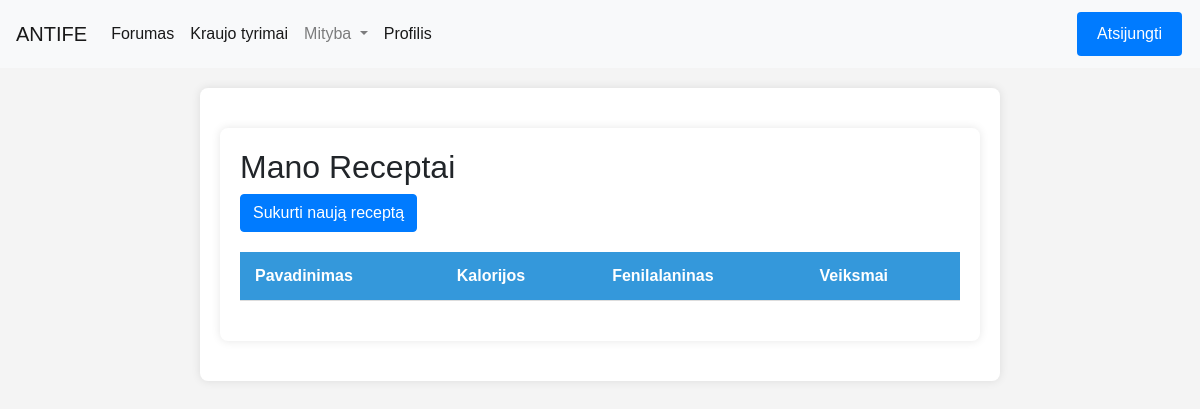
The app's page /mityba/manoreceptai_list/ (signed in), older data.
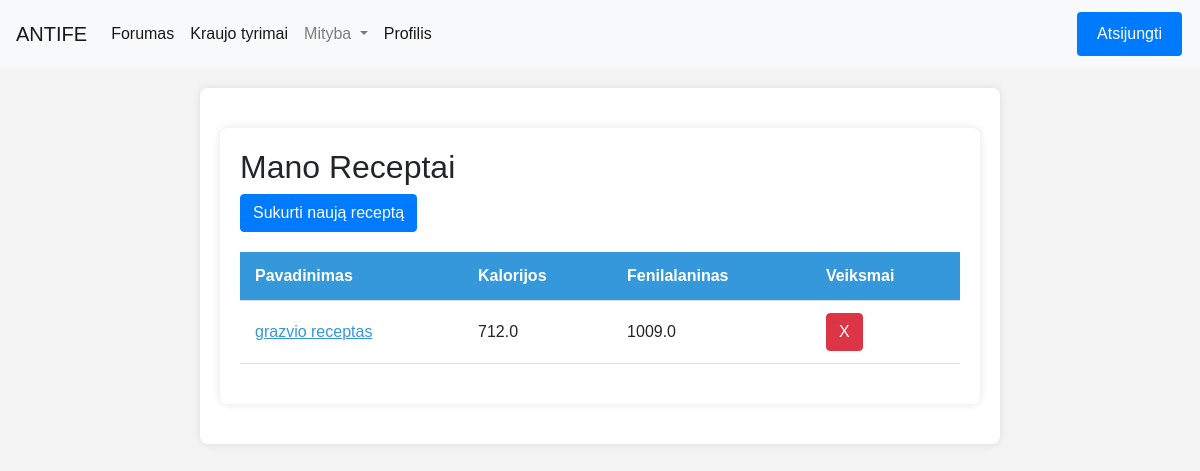
The same page, newer data.
### homepage/models.py (models this page shows)
class Receptai(models.Model):
    kalorijos = models.FloatField(default=0.0)
    pavadinimas = models.CharField(max_length=255)
    fenilalaninas = models.FloatField(default=0.0)
    baltymai = models.FloatField(default=0.0)
    aprasas = models.CharField(max_length=255)

### Mityba/views.py (the view)
# urls.py: path('manoreceptai_list/', views.manoreceptai_list, name='manoreceptai_list'),
@login_required
def manoreceptai_list(request):
    current_user = request.user
    try:
        naudotojas = Naudotojai.objects.get(user=current_user)
        user_recipe_ids = Naudotojo_receptai.objects.filter(fk_Naudotojasid_Naudotojas=naudotojas).values_list('fk_Receptasid_Receptas', flat=True)
        receptai_list = Receptai.objects.filter(id__in=user_recipe_ids)
    except Naudotojai.DoesNotExist:
        receptai_list = []
    return render(request, 'ManoReceptai.html', {'manoreceptai_list': receptai_list})

### Mityba/templates/ManoReceptai.html (shortened to what this page needs)
{% extends "base.html" %}
{% block content %}
    <div class="container">
        <h2>Mano Receptai</h2>
        <a href="{% url 'mityba:create_recipe' %}" class="btn btn-primary custom-button">Sukurti naują receptą</a>
        <table class="styled-table">
            <thead>
                <tr>
                    <th>Pavadinimas</th>
                    <th>Kalorijos</th>
                    <th>Fenilalaninas</th>
                    <th>Veiksmai</th>
                </tr>
            </thead>
            <tbody>
                {% for receptas in manoreceptai_list %}
                    {% if receptas.naudotojo_receptai_set.exists %}
                        <tr>
                            <td class="name-cell" data-toggle="aprasas-{{ forloop.counter }}" data-ingredientai="ingredientai-{{ forloop.counter }}">{{ receptas.pavadinimas }}</td>
                            <td>{{ receptas.kalorijos }}</td>
                            <td>{{ receptas.fenilalaninas }}</td>
                            <td>
                                <div id="remove-button-container-{{ forloop.counter }}">
                                    {% if user.is_authenticated %}
                                        <button class="btn btn-danger remove-recipe" data-id="{{ receptas.id }}">X</button>
                                    {% endif %}
                                </div>
                            </td>
                        </tr>
                    {% endif %}
                {% endfor %}
            </tbody>
        </table>
    </div>
{% endblock %}

### homepage/templates/base.html (shortened to what this page needs)
<!DOCTYPE html>
<html lang="en">
<head>
  <link rel="stylesheet" href="https://stackpath.bootstrapcdn.com/bootstrap/4.5.2/css/bootstrap.min.css">
  <link rel="stylesheet" href="https://stackpath.bootstrapcdn.com/bootstrap/4.3.1/css/bootstrap.min.css">
</head>
<body>
  <nav class="navbar navbar-expand-lg navbar-light bg-light">
    <a class="navbar-brand" href="{% url 'home' %}">ANTIFE</a>
    <div class="collapse navbar-collapse" id="navbarNav">
      <ul class="navbar-nav mr-auto">
        <li class="nav-item active">
          <a class="nav-link" href="{% url 'forumas:forumasview' %}">Forumas</a>
        </li>
        {% if request.user.is_authenticated %}
        <li class="nav-item active">
          <a class="nav-link" href="{% url 'kraujo_tyrimai:kraujotyrview' %}">Kraujo tyrimai</a>
        </li>
        {% endif %}
        <li class="nav-item dropdown">
          <a class="nav-link dropdown-toggle" href="#" id="mitybaDropdown" role="button" data-toggle="dropdown" aria-haspopup="true" aria-expanded="false">
            Mityba
          </a>
        </li>
        {% if request.user.is_authenticated %}
        <li class="nav-item active">
          <a class="nav-link" href="{% url 'profilis:profilisview' %}">Profilis</a>
        </li>
        {% endif %}
      </ul>
      {% if request.user.is_authenticated %}
      <button type="button" class="btn btn-primary custom-button" onclick="Loguot()">Atsijungti</button>
      {% else %}
      <button type="button" class="btn btn-primary custom-button" onclick="openLogin()">Prisijungti</button>
      <button type="button" class="btn btn-primary custom-button" onclick="openRegister()">Registruotis</button>
      {% endif %}
    </div>
  </nav>
  <div class="container">{% block content %} {% endblock %}</div>
</body>
</html>

### homepage/templates/base.html (style rules this page uses)
button.custom-button { background-color: #007bff; border: none; color: white; padding: 10px 20px; text-decoration: none; display: inline-block; font-size: 16px; margin: 4px 2px; cursor: pointer; }

### Mityba/templates/ManoReceptai.html (style rules this page uses)
body { font-family: 'Arial', sans-serif; background-color: #f4f4f4; margin: 0; padding: 0; }
.container { max-width: 800px; margin: 20px auto; background-color: #fff; padding: 20px; border-radius: 8px; box-shadow: 0 0 10px rgba(0, 0, 0, 0.1); }
.styled-table { width: 100%; border-collapse: collapse; margin: 20px 0; font-size: 16px; text-align: left; }
.styled-table th, .styled-table td { padding: 12px 15px; border-bottom: 1px solid #ddd; cursor: pointer; }
.styled-table th { background-color: #3498db; color: #fff; }
.name-cell { color: #3498db; text-decoration: underline; cursor: pointer; }

Row changes from the older to the newer data that the page shows:
added Receptai: pavadinimas "grazvio receptas", kalorijos "712.0", fenilalaninas "1009.0"
